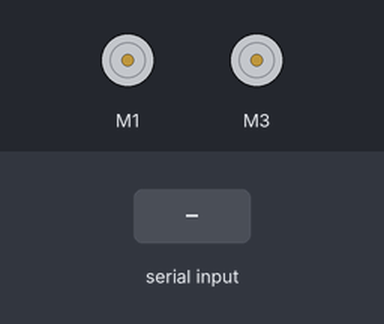
The sketch below on a simulated Arduino Uno, built with avr-gcc and run on an emulated ATmega328P. Parts: 2 × DC motor (green arrow = forward, orange = backward, longer = faster). The inputs (shaded band) are chosen by the test bench. What the sketch prints to the serial monitor is not drawn.

Above: at 1.3 s.
1.4 s: "f" received over the second serial link
At 2.2 s:
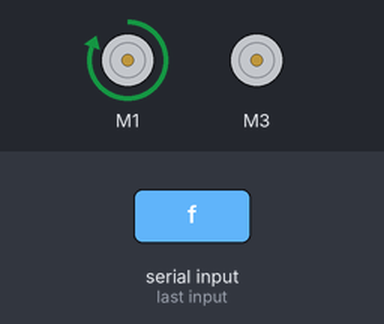
2.9 s: "b" received over the second serial link
At 3.4 s:
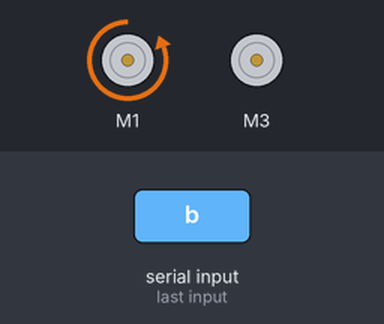
4.4 s: "l" received over the second serial link
At 5.6 s:
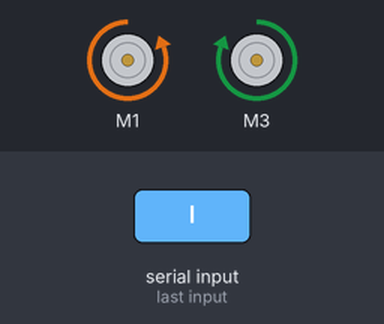
5.9 s: "r" received over the second serial link
At 6.8 s:
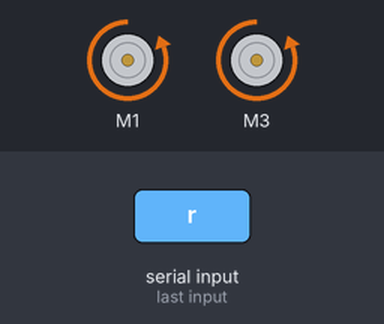
7.4 s: "f" received over the second serial link
At 8.0 s:
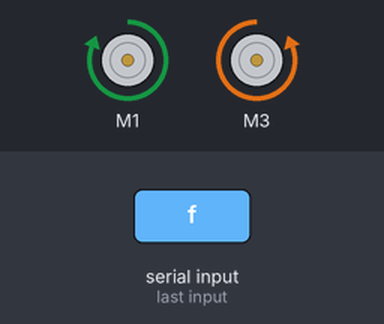
8.9 s: "l" received over the second serial link
At 10.3 s:
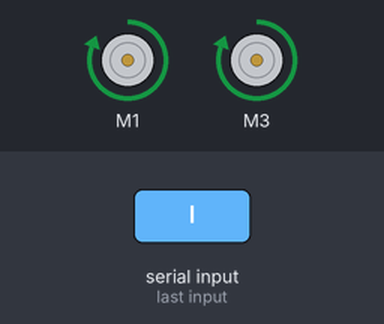
Timing chart, 0 to 11.4 s (numbered marks = the images above; inputs shaded):
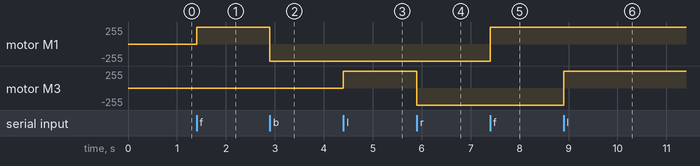

Measured:
- after the input at 1.4 s, motor M1: stopped → forward 255/255 at once
- after the input at 2.9 s, motor M1: forward 255/255 → backward 255/255 at once
- after the input at 4.4 s, motor M3: stopped → forward 255/255 at once
- after the input at 5.9 s, motor M3: forward 255/255 → backward 255/255 at once
- after the input at 7.4 s, motor M1: backward 255/255 → forward 255/255 at once
- after the input at 8.9 s, motor M3: backward 255/255 → forward 255/255 at once

The sketch:

ArduinoRCcar.ino
```cpp
#include <Wire.h>
#include <Adafruit_MotorShield.h>
#include "utility/Adafruit_PWMServoDriver.h"
#include <SoftwareSerial.h>

int bluetoothTx = 2;
int bluetoothRx = 3;

SoftwareSerial bluetooth(bluetoothTx, bluetoothRx);
Adafruit_MotorShield AFMS = Adafruit_MotorShield();
Adafruit_DCMotor *backMotor = AFMS.getMotor(1);
Adafruit_DCMotor *frontMotor = AFMS.getMotor(3);

void setup()
{
  //Setup usb serial connection to computer
  Serial.begin(9600);

  //Setup Bluetooth serial connection to android
  bluetooth.begin(115200);
  bluetooth.print("$$$");
  delay(100);
  bluetooth.println("U,9600,N");
  bluetooth.begin(9600);


  AFMS.begin();  // create with the default frequency 1.6KHz
  //AFMS.begin(1000);  // OR with a different frequency, say 1KHz

  // Set the speed to start, from 0 (off) to 255 (max speed)
  backMotor->setSpeed(255);
  backMotor->run(FORWARD);
  // turn on motor
  backMotor->run(RELEASE);

  frontMotor->setSpeed(255);
  frontMotor->run(FORWARD);
  // turn on motor
  frontMotor->run(RELEASE);

}

void loop()
{
  //Read from bluetooth and write to usb serial
  if(bluetooth.available())
  {
    char toSend = (char)bluetooth.read();
    Serial.print(toSend);


    // After the android device sends the data the arduino takes the information and reads it as a char,
    // This code is here to read that data and turn it into actions for the motors.
    if(toSend == 'f'){
      backMotor->run(FORWARD);
    }

    if(toSend == 'b'){
      backMotor->run(BACKWARD);
    }

    if(toSend == 'l'){
      frontMotor->run(FORWARD);
    }

    if(toSend == 'r'){
      frontMotor->run(BACKWARD);
    }

    if(toSend == 'rf'){
      frontMotor->run(BACKWARD);
      backMotor->run(FORWARD);
    }

    if(toSend == 'lf'){
      frontMotor->run(FORWARD);
      backMotor->run(FORWARD);
    }

    if(toSend == 'rb'){
      frontMotor->run(BACKWARD);
      backMotor->run(BACKWARD);
    }

    if(toSend == 'lb'){
      frontMotor->run(FORWARD);
      backMotor->run(BACKWARD);
    }

    if (toSend == 's'){
      frontMotor->run(RELEASE);
      backMotor->run(RELEASE);
    }

  }


  // This was for reading to serial during the testing phase

  //  //Read from usb serial to bluetooth
  if(Serial.available())
  {
    char toSend = (char)Serial.read();
    bluetooth.print(toSend);
  }
}
```
